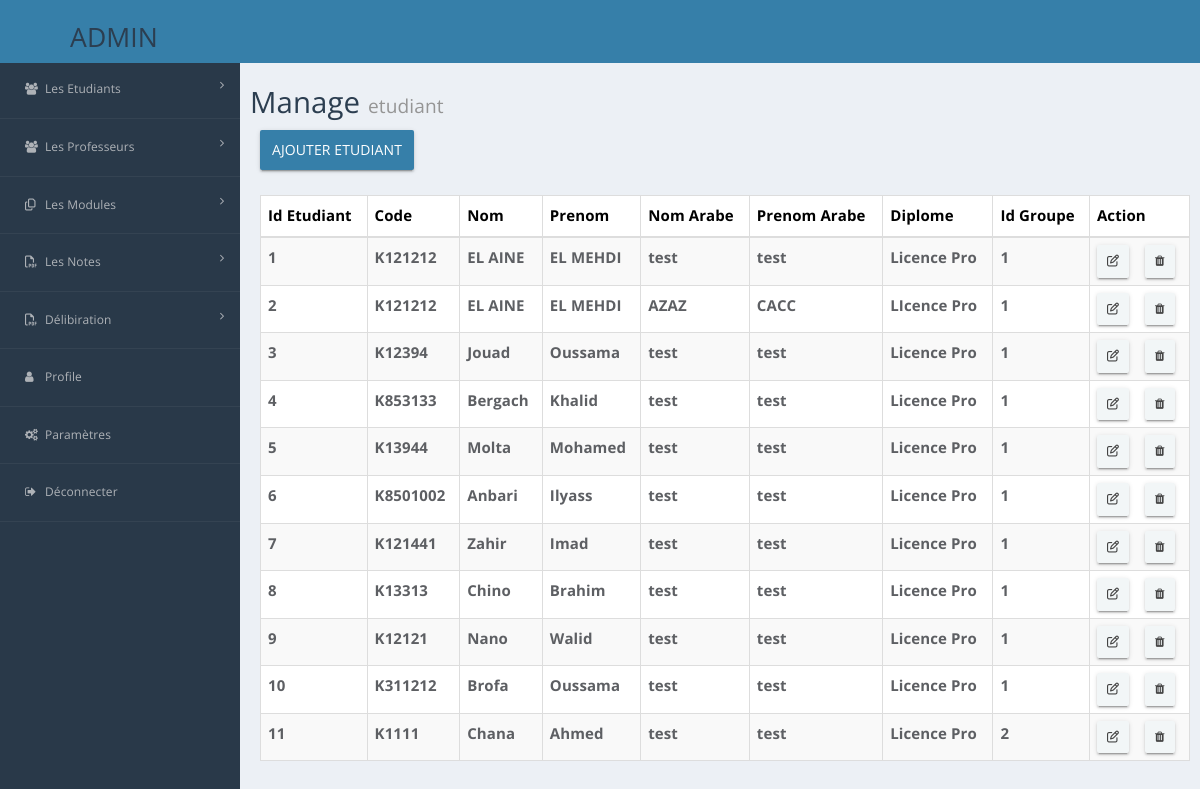
Screenshot of /liste.php?type=etudiant (signed in) with the database file from the repository.
### tables this page shows
create table etudiant(
id_etudiant int not null auto_increment,
code_etudiant varchar(25) not null,
nom varchar(25) not null,
prenom varchar(25) not null,
nom_ar varchar(25) not null,
prenom_ar varchar(25) not null,
diplome varchar(25) not null,
id_groupe int not null,
CONSTRAINT pk_id_etudiant PRIMARY KEY(id_etudiant),
CONSTRAINT fk_id_groupe FOREIGN KEY (id_groupe)REFERENCES groupe(id_groupe) ON DELETE CASCADE
);

### controllers/DAO.php (called while the page is built, shortened)
<?php
class DAO{
	public function connexion(){
		$pdo = new PDO('mysql:host=127.0.0.1;dbname=gestionetud','root','20192020');
		return $pdo;
	}
	public function ListEtud(){
		$bdd=$this->connexion();
		$reponse=$bdd->prepare("SELECT * from etudiant order by id_etudiant");
		$reponse->execute([]);
		$lst=[];
		while($ligne=$reponse->fetch()){
			 $lst[]=[$ligne[0],$ligne[1],$ligne[2],$ligne[3],$ligne[4],$ligne[5],$ligne[6],$ligne[7]];
	   }
		return $lst;
	}
}
?>

### liste.php (the view, shortened to what this page needs)
<?php
include("controllers/DAO.php");
$dao=new DAO();
if(!isset($_GET['type'])){
  header("location:index.php");
	die();
}
else{
  $type = $_GET['type'];
}
?>
<!DOCTYPE html>
<html lang="en">
<head>
    <link rel='stylesheet prefetch' href='http://ajax.googleapis.com/ajax/libs/jqueryui/1.11.2/themes/smoothness/jquery-ui.css'>
    <link rel="stylesheet" href="css/bootstrap.min.css">
</head>
<body>
    <?php include('models/sidemenubar.php');?>
    <div class="Main" id="Main">
<div class="content-wrapper">
  <section class="content-header">
    <h1>
      Manage
      <small><?php echo$type?></small>
    </h1>
  </section>
  <section class="content">
      <div class="col-md-12 col-xs-12">
      <a class="btn btn-primary" href="create.php?type=<?php echo$type?>" style="background-color:#367FA9;">Ajouter  <?php echo$type?></a>
      <br /> <br />
          <div class="box-body" style="background-color: white; font-size:15px;">
            <table id="manageTable" class="table table-bordered table-striped" >
            <thead style="color: black;">
            <?php if($type=="etudiant"){echo'
              <tr>
                <th>Id Etudiant</th>
                <th>Code</th>
                <th>Nom</th>
                <th>Prenom</th>
                <th>Nom Arabe</th>
                <th>Prenom Arabe</th>
                <th>Diplome</th>
                <th>Id Groupe</th>
                <th>Action</th>
              </tr>
              </thead>
              <tbody>';
                $etuds=$dao->ListEtud();
                foreach($etuds as $e)
                {
                  echo'<tr>
                <th>'.$e[0].'</th>
                <th>'.$e[1].'</th>
                <th>'.$e[2].'</th>
                <th>'.$e[3].'</th>
                <th>'.$e[4].'</th>
                <th>'.$e[5].'</th>
                <th>'.$e[6].'</th>
                <th>'.$e[7].'</th>
                <th><a class="btn btn-default btn-sm" href="update.php?type='.$type.'&id='.$e[0].'"><i class="fa fa-edit"></i></a> &nbsp&nbsp&nbsp<a class="btn btn-default btn-sm" href="controllers/deleteEtud.php?id='.$e[0].'"><i class="fa fa-trash"></i></a></th>
                </tr>';
                }
              }
                ?>
            </table>
      </div>
    </div>
  </section>
</div>
</div>
</body>
</html>

### models/sidemenubar.php (shortened to what this page needs)
<html>
<head>
  <link rel='stylesheet prefetch' href='http://ajax.googleapis.com/ajax/libs/jqueryui/1.11.2/themes/smoothness/jquery-ui.css'>
</head>
<body>
<header class="main-header" id="main-header" style="padding:0.1px 0.1px 0.1px 70px; margin:0px; background-color:#367FA9">
      <span class="logo-lg" ><h2>ADMIN</h2></span>
  </header>
<aside class="sidebar" id="sidebar">
  <div id="leftside-navigation" class="nano">
    <ul class="nano-content">
      <li class="sub-menu">
        <a href="javascript:void(0);"><i class="fa fa-users"></i><span>Les Etudiants</span><i class="arrow fa fa-angle-right pull-right"></i></a>
      </li>
      <li class="sub-menu">
        <a href="javascript:void(0);"><i class="fa fa-users"></i><span>Les Professeurs</span><i class="arrow fa fa-angle-right pull-right"></i></a>
      </li>
      <li class="sub-menu">
        <a href="javascript:void(0);"><i class="fa fa-files-o"></i><span>Les Modules</span><i class="arrow fa fa-angle-right pull-right"></i></a>
      </li>
      <li class="sub-menu">
        <a href="javascript:void(0);"><i class="fa fa-file-pdf-o"></i><span>Les Notes</span><i class="arrow fa fa-angle-right pull-right"></i></a>
      </li>
      <li class="sub-menu">
        <a href="javascript:void(0);"><i class="fa fa-file-pdf-o"></i><span>Délibiration</span><i class="arrow fa fa-angle-right pull-right"></i></a>
      </li>
      <li class="sub-menu">
        <a href="profile.php"><i class="fa fa-user"></i><span>Profile</span></a>
      </li>
      <li class="sub-menu">
        <a href="settings.php"><i class="fa fa-cogs"></i><span>Paramètres</span></a>
      </li>
      <li class="sub-menu">
        <a href="logout.php"><i class="fa fa-sign-out"></i><span>Déconnecter</span></a>
      </li>
    </ul>
  </div>
</aside>
</body>
</html>

### models/sidemenubar.php (style rules this page uses)
body { background-color: #ECF0F5; color: #5D5F63; font-family: 'Open Sans', sans-serif; padding: 0; margin: 0; text-rendering: optimizeLegibility; -webkit-font-smoothing: antialiased; }
.sidebar { width: 240px; height: 150%; background: #293949; position: absolute; -webkit-transition: all 0.3s ease-in-out; -moz-transition: all 0.3s ease-in-out; -o-transition: all 0.3s ease-in-out; -ms-transition: all 0.3s ease-in-out; transition: all 0.3s ease-in-out; z-index: 100; animation-name: slidein; animation-duration: 3s; }
.sidebar #leftside-navigation ul, .sidebar #leftside-navigation ul ul { margin: -2px 0 0; padding: 0; }
.sidebar #leftside-navigation ul li { list-style-type: none; border-bottom: 1px solid rgba(255, 255, 255, 0.05); }
.sidebar #leftside-navigation ul li a { color: #aeb2b7; text-decoration: none; display: block; padding: 18px 0 18px 25px; font-size: 12px; outline: 0; -webkit-transition: all 200ms ease-in; -moz-transition: all 200ms ease-in; -o-transition: all 200ms ease-in; -ms-transition: all 200ms ease-in; transition: all 200ms ease-in; }
.sidebar #leftside-navigation ul li a span { display: inline-block; }
.sidebar #leftside-navigation ul li a i { width: 20px; }
.Main { margin-left: 250px; }

### rows the page displays
etudiant: id_etudiant "1", code_etudiant "K121212", nom "EL AINE", prenom "EL MEHDI", nom_ar "test", prenom_ar "test", diplome "Licence Pro", id_groupe "1"
etudiant: id_etudiant "2", code_etudiant "K121212", nom "EL AINE", prenom "EL MEHDI", nom_ar "AZAZ", prenom_ar "CACC", diplome "LIcence Pro", id_groupe "1"
etudiant: id_etudiant "3", code_etudiant "K12394", nom "Jouad", prenom "Oussama", nom_ar "test", prenom_ar "test", diplome "Licence Pro", id_groupe "1"
etudiant: id_etudiant "4", code_etudiant "K853133", nom "Bergach", prenom "Khalid", nom_ar "test", prenom_ar "test", diplome "Licence Pro", id_groupe "1"
etudiant: id_etudiant "5", code_etudiant "K13944", nom "Molta", prenom "Mohamed", nom_ar "test", prenom_ar "test", diplome "Licence Pro", id_groupe "1"
etudiant: id_etudiant "6", code_etudiant "K8501002", nom "Anbari", prenom "Ilyass", nom_ar "test", prenom_ar "test", diplome "Licence Pro", id_groupe "1"
etudiant: id_etudiant "7", code_etudiant "K121441", nom "Zahir", prenom "Imad", nom_ar "test", prenom_ar "test", diplome "Licence Pro", id_groupe "1"
etudiant: id_etudiant "8", code_etudiant "K13313", nom "Chino", prenom "Brahim", nom_ar "test", prenom_ar "test", diplome "Licence Pro", id_groupe "1"
etudiant: id_etudiant "9", code_etudiant "K12121", nom "Nano", prenom "Walid", nom_ar "test", prenom_ar "test", diplome "Licence Pro", id_groupe "1"
etudiant: id_etudiant "10", code_etudiant "K311212", nom "Brofa", prenom "Oussama", nom_ar "test", prenom_ar "test", diplome "Licence Pro", id_groupe "1"
etudiant: id_etudiant "11", code_etudiant "K1111", nom "Chana", prenom "Ahmed", nom_ar "test", prenom_ar "test", diplome "Licence Pro", id_groupe "2"

### other values shown
$type "etudiant"
$type "ETUDIANT"
